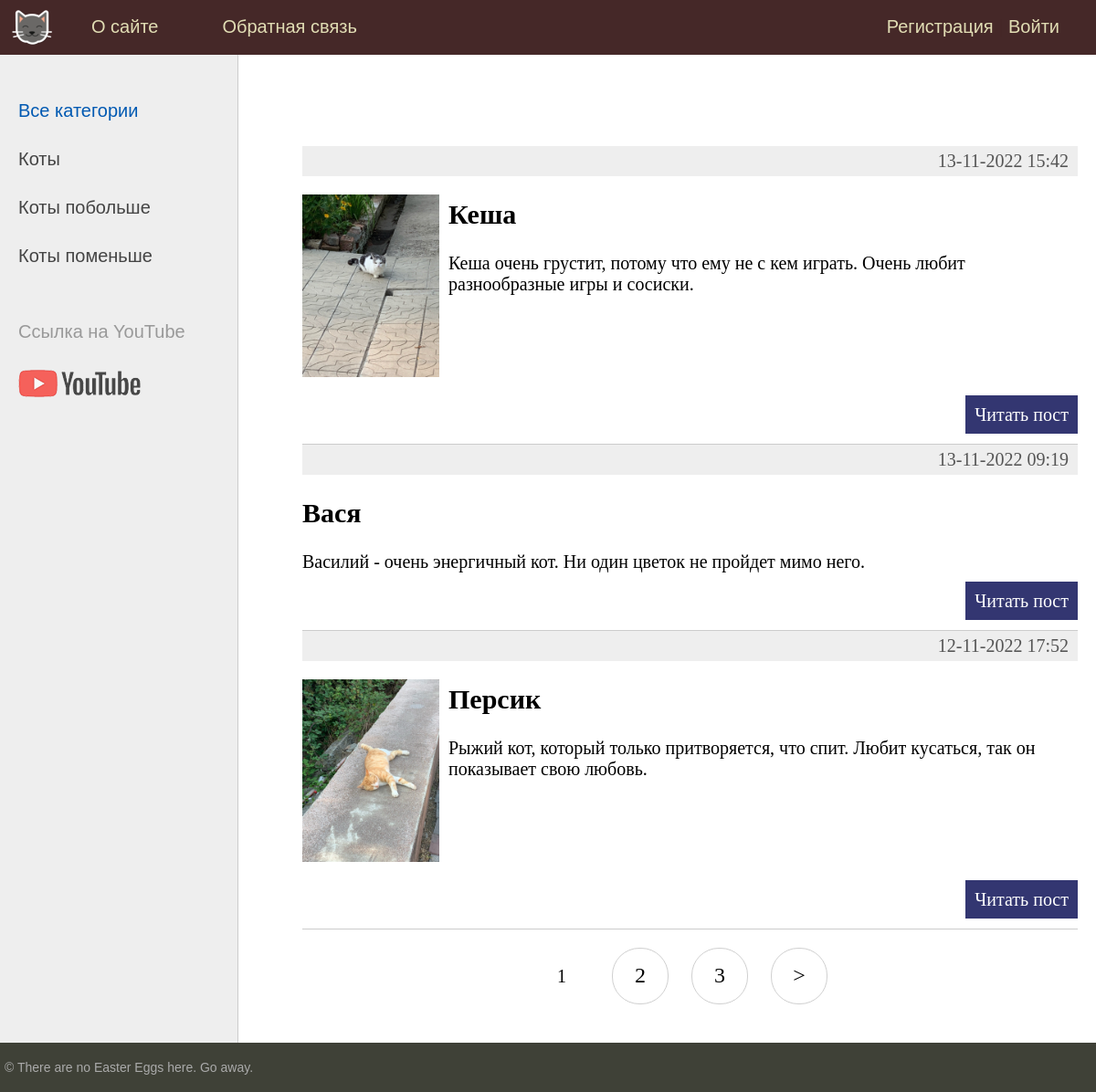
The page / on the database its author committed.
### cats/models.py (models this page shows, shortened)
class Category(models.Model):
	name = models.CharField(max_length=100, db_index=True, verbose_name='Категория')
	slug = models.SlugField(max_length=255, unique=True, db_index=True, verbose_name='URL')
	def get_absolute_url(self):
		return reverse('category', kwargs={'category_slug': self.slug})
	class Meta:
		verbose_name = 'Категория'
		verbose_name_plural = 'Категории'
		ordering = ['id']

class Cats(models.Model):
	title = models.CharField(max_length=255, verbose_name='Заголовок')
	slug = models.SlugField(max_length=255, unique=True, db_index=True, verbose_name='URL')
	content = models.TextField(blank=True, verbose_name='Текст')
	photo = models.ImageField(upload_to='photos/%Y/%m/%d/', verbose_name='Фото')
	time_create = models.DateTimeField(auto_now_add=True, verbose_name='Время создания')
	time_update = models.DateTimeField(auto_now=True, verbose_name='Время изменения')
	is_published = models.BooleanField(default=True, verbose_name='Статус публикации')
	category = models.ForeignKey('Category', on_delete=models.PROTECT, verbose_name='Категория')
	def get_absolute_url(self):
		return reverse('post', kwargs={'post_slug': self.slug})
	class Meta:
		verbose_name = 'Котики'
		verbose_name_plural = 'Котики'
		ordering = ['-time_create', 'title']

### cats/views.py (the view)
# urls.py: path('', CatsHome.as_view(), name='home'),
class CatsHome(DataMixin, ListView):
	model = Cats
	template_name = 'cats/index.html'
	context_object_name = 'posts'
	def get_context_data(self, *, object_list=None, **kwargs):
		context = super().get_context_data(**kwargs)
		c_def = self.get_user_context(title='Главная страница')
		return dict(list(context.items()) + list(c_def.items()))
	def get_queryset(self):
		return Cats.objects.filter(is_published=True)

### cats/utils.py (called while the page is built)
	def get_user_context(self, **kwargs):
		context = kwargs
		categories = cache.get('categories')
		if not categories:
			categories = Category.objects.annotate(Count('cats'))
			cache.set('categories', categories, 60)
		user_menu = menu.copy()
		if not self.request.user.is_authenticated:
			user_menu.pop(1)
		context['menu'] = user_menu
		context['categories'] = categories
		if 'category_selected' not in context:
			context['category_selected'] = 0
		return context

### cats/templates/cats/index.html (shortened to what this page needs)
{% extends 'cats/base.html' %}
{% block content %}
<ul class="list-articles">
	{% for p in posts %}
			<li><div class="article-panel">
	<p class="last">{{p.time_update|date:"d-m-Y H:i"}}</p>
</div>
{% if p.photo %}
	<p><img class="img-article-left thumb" src={{p.photo.url}}></p>
{% endif %}
				<h2>{{p.title}}</h2>
	{% autoescape on %}
	{{p.content|linebreaks|truncatewords:50}}
	{% endautoescape %}
			<p class="link-read-post"><a href="{{ p.get_absolute_url }}">Читать пост</a></p>
			</li>
	{% endfor %}
</ul>
{% endblock %}

### cats/templates/cats/base.html (shortened to what this page needs)
{% load static %}
{% load cats_tags %}
<!DOCTYPE html>
<html>
<head>
	<link type="text/css" href="{% static 'cats/css/styles.css' %}" rel="stylesheet" />
</head>
<body>
<table class="table-page" border=0 cellpadding="0" cellspacing="0">
<tr><td valign=top>
{% block mainmenu %}
		<div class="header">
			<ul id="mainmenu" class="mainmenu">
			<li class="logo"><a href="{% url 'home' %}"><div class="logo"></div></a></li>
{% for m in menu %}
			<li><a href="{% url m.url_name%}">{{m.title}}</a></li>
{% endfor %}
				{% if request.user.is_authenticated %}
				<li class="last"> {{ user.username }} | <a href="{% url 'logout' %}">Выйти</a></li>
				{% else %}
				<li class="last"><a href="{% url 'register' %}">Регистрация</a> | <a href="{% url 'login' %}">Войти</a></li>
				{% endif %}
			</ul>
		</div>
{% endblock mainmenu %}
<table class="table-content" border=0 cellpadding="0" cellspacing="0">
<tr>
	<td valign="top" class="left-chapters">
	<ul id="leftchapters">
{% if category_selected == 0 %}
		<li class="selected">Все категории</li>
{% else %}
		<li><a href="{% url 'home' %}">Все категории</a></li>
{% endif %}
{% for c in categories %}
	{% if c.pk == category_selected %}
		<li class="selected">{{c.name}}</li>
	{% else %}
		<li><a href="{{ c.get_absolute_url }}">{{c.name}}</a></li>
	{% endif %}
{% endfor %}
		<li class="share">
		<p>Ссылка на YouTube</p>
		<a class="share-yt" href="https://www.youtube.com/results?search_query=%D0%BA%D0%BE%D1%82%D0%B8%D0%BA%D0%B8" target="_blank" rel="nofollow"></a>
		</li>
	</ul>
</td>
<td valign="top" class="content">
	<div class="content-text">
{% block content %}
{% endblock %}
{% if page_obj.has_other_pages %}
<nav class="list-pages">
	<ul>
		{% for p in paginator.page_range %}
		{% if page_obj.number == p %}
		<li class="page-num page-num-selected">{{ p }}</li>
		{% elif p >= page_obj.number|add:-2 and p <= page_obj.number|add:2 %}
		<li class="page-num">
			<a href="?page={{ p }}">{{ p }}</a>
		</li>
		{% endif %}
		{% endfor %}
{% if page_obj.has_next %}
<li class="page-num">
	<a href="?page={{ page_obj.next_page_number }}">&gt;</a>
</li>
{% endif %}
	</ul>
</nav>
{% endif %}
	</div>
</td></tr></table>
</td></tr>
<tr><td valign=top>
	<div id="footer">
		<p>&copy; There are no Easter Eggs here. Go away.</p>
	</div>
</td></tr></table>
</body>
</html>

### cats/static/cats/css/styles.css (style rules this page uses)
html, body { font-family: 'Arial'; margin: 0; padding: 0; height: 100%; width: 100%; color: #444; }
a { color: #0059b2; text-decoration: none; }
img { max-width: 600px; height: auto; }
img.img-article-left { max-width: 300px; height: auto; float: left; padding: 0 10px 10px 0; }
img.img-article-left.thumb { max-width: 150px; height: auto; }
p.link-read-post { text-align: right; }
p.link-read-post a { padding: 10px; min-width: 100px; background: #333671; color: #fff; text-decoration: none; }
div.article-panel { background: #eee; padding: 5px 10px 5px 10px; box-sizing: border-box; overflow: hidden; color: #555; }
div.article-panel p.last { margin: 0; float: right; }
ul.list-articles { list-style: none; margin: 0; padding: 0; }
ul.list-articles li { border-bottom: 1px solid #ccc; }
.table-page { width: 100%; height: 100%; vertical-align: top; }
.table-page tr { height: 100%; }
.header { background: #452828; height: 60px; }
.logo { background: url('../images/Cat-icon.png') no-repeat 10px 5px; width: 70px; height: 60px; }
ul.mainmenu { list-style: none; margin: 0; padding: 0; height: 60px; color: #452828; font-size: 20px; overflow: hidden; }
ul.mainmenu li { float: left; margin: 18px 40px 0 30px; }
ul.mainmenu li.logo { margin: 0; }
ul.mainmenu li.last { float: right; }
ul.mainmenu li a { color: #E1DDB4; text-decoration: none; }
.table-content { width: 100%; min-height: 100%; height: 100%; }
.left-chapters { margin: 0; background: #eee; border-right: 1px solid #ccc; min-height: 100%; }
.left-chapters ul { width: 230px; min-height: 100%; margin: 0; padding: 20px 10px 10px 20px; list-style: none; font-size: 20px; }
.left-chapters ul li { margin: 30px 0 0 0; color: #999; }
.left-chapters ul li.selected { color: #0059b2; }
.left-chapters ul li a { color: #444; text-decoration: none; }
.left-chapters ul li.share { margin: 60px 0 0 0; }
.left-chapters ul li.share p { margin: 30px 0 30px 0; }
.left-chapters ul li.share a { display: inline-block; width: 40px; height: 40px; margin: 0 20px 0 0; }
.left-chapters ul li.share a.share-yt { width: 100%; height: 30px; background: url('../images/share_yt.png') no-repeat 0 0 }
.content { padding: 40px 20px 20px 40px; width: 100%; box-sizing: border-box; }
.content-text { margin: 60px 0 0 30px; color: #000; font-size: 20px; font-family: Yandex Sans Display Light; }
#footer { box-sizing: border-box; background: #3F4137; padding: 5px; color: #aaa; font-size: 14px; font-family: Verdana, Geneva, Arial, Helvetica; text-align: left; overflow: hidden; }
.list-pages { text-align: center; margin: 0 0 20px 0; }
.list-pages ul { margin: 20px 0 0 0; padding: 0; list-style: none; }
.list-pages ul li { display: inline-block; margin: 0 20px 0 0; }
.list-pages a { color: #000; font-size: 24px; text-decoration: none; }
.list-pages .page-num, .page-num-selected { display: inline-block; width: 60px; height: 44px; padding: 16px 0 0 0; border: 1px solid #d0d0d0; border-radius: 30px; }
.list-pages .page-num-selected { border: none; color: #000; font-size: 20px; }

### rows shown on the page
Category: name "Коты"
Category: name "Коты побольше"
Category: name "Коты поменьше"
Cats: time_update "13-11-2022 15:42", photo (picture), title "Кеша", content "Кеша очень грустит, потому что ему не с кем играть. Очень любит разнообразные игры и сосиски."
Cats: time_update "13-11-2022 09:19", title "Вася", content "Василий - очень энергичный кот. Ни один цветок не пройдет мимо него."
Cats: time_update "12-11-2022 17:52", photo (picture), title "Персик", content "Рыжий кот, который только притворяется, что спит. Любит кусаться, так он показывает свою любовь."

### other values the page prints
{{ m.title }} "О сайте" "Обратная связь"
{{ p }} "1"
{{ p }} "2" "3"
